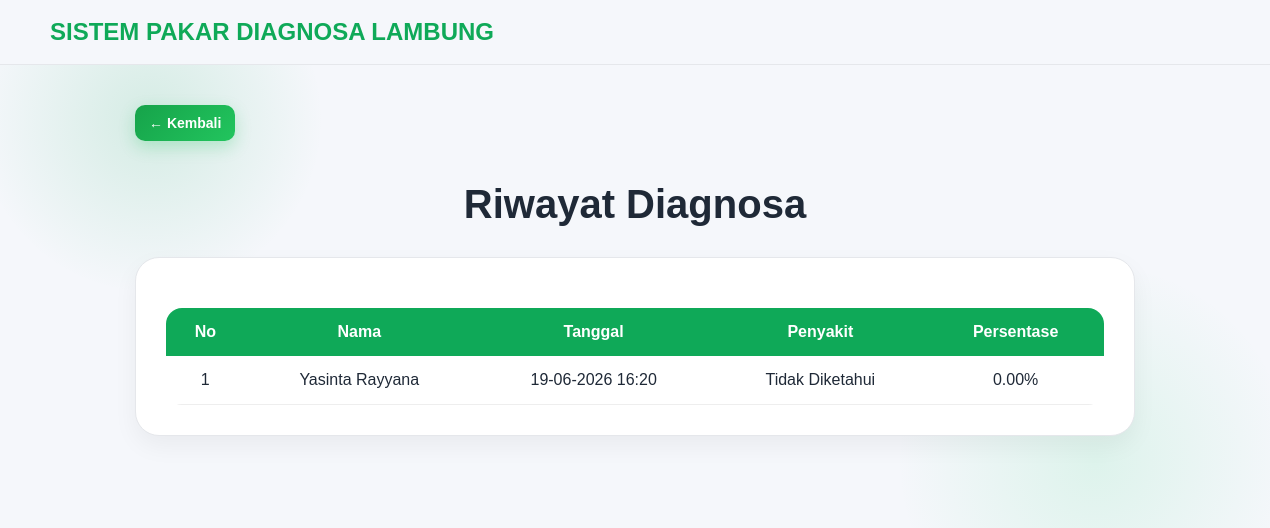
The app's page /history (signed in), older data.
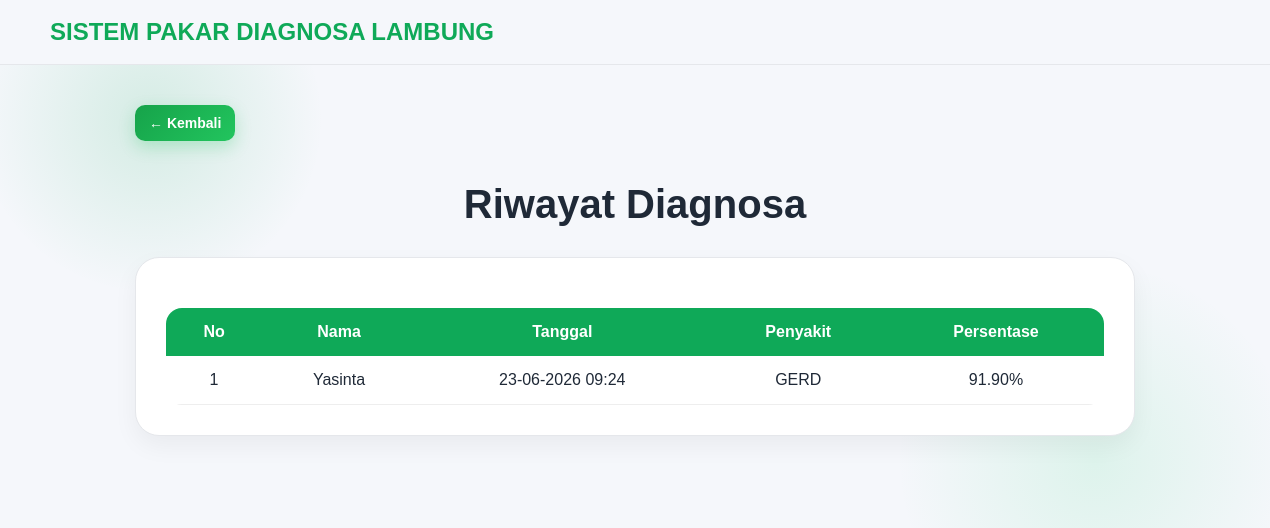
The same page, newer data.
### models/diagnosis_history_model.py (models this page shows)
class DiagnosisHistory(
    db.Model
):
    __tablename__ = (
        "diagnosis_history"
    )
    id = db.Column(
        db.Integer,
        primary_key=True
    )
    user_id = db.Column(
        db.Integer,
        db.ForeignKey(
            "user.id"
        ),
        nullable=False
    )
    penyakit = db.Column(
        db.String(100),
        nullable=False
    )
    persentase = db.Column(
        db.Float,
        nullable=False
    )
    def now_wib():
        tz = pytz.timezone("Asia/Jakarta")
        return datetime.now(tz)
    created_at = db.Column(
        db.DateTime,
        default=now_wib
    )

### models/user_model.py (models this page shows, shortened)
class User(db.Model):
    __tablename__ = "user"
    id = db.Column(
        db.Integer,
        primary_key=True
    )
    nama = db.Column(
        db.String(150),
        nullable=False
    )
    tanggal_lahir = db.Column(
        db.Date,
        nullable=False
    )
    umur = db.Column(
        db.Integer,
        nullable=False
    )
    riwayat_penyakit = db.Column(
        db.Text,
        nullable=True
    )
    jenis_kelamin = db.Column(
        db.String(20),
        nullable=False
    )
    email = db.Column(
        db.String(120),
        unique=True,
        nullable=False
    )
    password = db.Column(
        db.String(255),
        nullable=False
    )
    is_verified = db.Column(
        db.Boolean,
        default=False
    )
    otp_code = db.Column(
        db.String(6),
        nullable=True
    )
    histories = db.relationship(
        "DiagnosisHistory",
        backref="user",
        lazy=True,
        cascade=
        "all, delete-orphan"
    )

### routes/diagnosa_routes.py (the view)
@diagnosa.route(
    "/history"
)
def history():
    if not session.get(
        "user_id"
    ):
        return redirect(
            url_for(
                "auth.login"
            )
        )
    histories = (
        DiagnosisHistory
        .query
        .filter_by(
            user_id=session[
                "user_id"
            ]
        )
        .order_by(
            DiagnosisHistory
            .created_at
            .desc()
        )
        .all()
    )
    return render_template(
        "history.html",
        histories=histories
    )

### app.py (called while the page is built)
def create_app():
    app = Flask(__name__)
    app.config.from_object(Config)
    db.init_app(app)
    mail.init_app(app)
    app.register_blueprint(diagnosa)
    app.register_blueprint(auth)
    @app.context_processor
    def inject_user():
        user_id = session.get("user_id")
        user = User.query.get(user_id) if user_id else None
        return dict(user=user)
    with app.app_context():
        db.create_all()
    return app

### templates/history.html (shortened to what this page needs)
{% extends "base.html" %}
{% block content %}
<div class="result-container">
  <a href="{{ url_for('diagnosa.dashboard') }}" class="btn-back">
        ← Kembali
    </a>
    <div class="result-header">
        <h1>
            Riwayat Diagnosa
        </h1>
    </div>
    <div class="section-box">
        <table class="cf-table">
            <thead>
                <tr>
                    <th>No</th>
                    <th>Nama</th>
                    <th>Tanggal</th>
                    <th>Penyakit</th>
                    <th>Persentase</th>
                </tr>
            </thead>
            <tbody>
                {% for item
                in histories %}
                <tr>
                  <td>
                      {{ loop.index }}
                  </td>
                  <td>
                      {{ item.user.nama }}
                  </td>
                  <td>
                      {{
                      item.created_at
                      .strftime(
                      "%d-%m-%Y %H:%M"
                      )
                      }}
                  </td>
                  <td>
                      {{
                      item.penyakit
                      }}
                  </td>
                  <td>
                      {{
                      "%.2f"|format(
                      item.persentase
                      )
                      }}%
                  </td>
              </tr>
                {% endfor %}
            </tbody>
        </table>
    </div>
</div>
{% endblock %}

### templates/base.html (shortened to what this page needs)
<!DOCTYPE html>
<html lang="id">
<head>
    <link
        rel="stylesheet"
        href="{{ url_for(
            'static',
            filename='css/style.css'
        ) }}">
</head>
<body>
    <header class="main-header">
        <div class="logo">
            SISTEM PAKAR DIAGNOSA LAMBUNG
        </div>
    </header>
    <main>
        {% block content %}
        {% endblock %}
    </main>
</body>
</html>

### static/css/style.css (style rules this page uses)
body { margin:0; font-family:Arial,sans-serif; background:#f5f7fb; color:#1f2937; }
.main-header { background:rgba(255,255,255,.9); border-bottom:1px solid #eee; position:sticky; top:0; z-index:1000; }
.question-card, .user-info-card, .result-card, .section-box, .loading-card { margin-bottom:18px; background:#fff; border:1px solid #eee; }
h1,h2,h3,h4 { color:#1f2937; }
.result-container { max-width:1000px; margin:auto; padding:40px 20px; position:relative; }
.result-container::before { content:""; position:absolute; top:-120px; left:-140px; width:350px; height:350px; background:radial-gradient(circle, rgba(15,169,88,.14), transparent 70%); z-index:-1; }
.result-container::after { content:""; position:absolute; bottom:-160px; right:-140px; width:400px; height:400px; background:radial-gradient(circle, rgba(50,214,124,.12), transparent 70%); z-index:-1; }
.result-header { text-align:center; margin-bottom:30px; }
.result-header h1 { font-size:40px; color:#1f2937; margin-bottom:10px; }
.section-box { background:#ffffff; border-radius:24px; padding:30px; margin-bottom:25px; border:1px solid #e5e7eb; box-shadow: 0 10px 25px rgba(0,0,0,.05); transition:.25s ease; }
.cf-table { width:100%; border-collapse:separate; border-spacing:0; overflow:hidden; border-radius:16px; }
.cf-table th { background:linear-gradient(135deg,#0FA958,#32d67c); color:white; padding:15px; font-weight:700; }
.cf-table td { padding:15px; border-bottom:1px solid #eee; background:white; text-align:center; }
.cf-table { width:100%; border-collapse:collapse; margin-top:20px; }
.cf-table th { background:#0FA958; color:white; padding:15px; }
.cf-table td { padding:15px; border-bottom:1px solid #eee; }
.main-header { position:sticky; z-index:999; width:100%; box-sizing:border-box; display:flex; align-items:center; justify-content:space-between; padding: 18px 50px; background:#f5f7fb; backdrop-filter: blur(14px); -webkit-backdrop-filter: blur(14px); border-bottom: 1px solid #e5e7eb; }
.logo { font-size:24px; font-weight:800; color:#0FA958; white-space:nowrap; }
.btn-back { display: inline-flex; align-items: center; gap: 6px; padding: 10px 14px; margin-bottom: 14px; border-radius: 10px; background: linear-gradient(135deg, #16a34a, #22c55e); color: #ffffff; font-size: 14px; font-weight: 600; text-decoration: none; box-shadow: 0 6px 16px rgba(34, 197, 94, 0.25); transition: all 0.2s ease; }

Row changes from the older to the newer data that the page shows:
removed DiagnosisHistory: user.nama "Yasinta Rayyana", created_at "19-06-2026 16:20", penyakit "Tidak Diketahui", persentase "0.00"
added DiagnosisHistory: user.nama "Yasinta", created_at "23-06-2026 09:24", penyakit "GERD", persentase "91.90"
